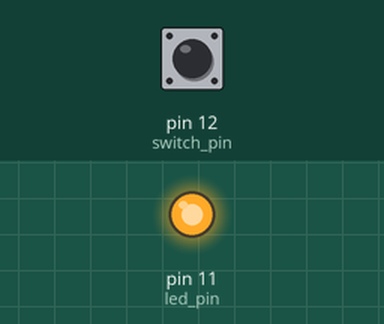
Simulated run of this program. Board: Raspberry Pi (header pin numbers). On the bench: output pins drawn as LEDs (lit = HIGH). The inputs (shaded band) are chosen by the test bench; at power-on: pin 12 (switch_pin) HIGH.

Above: at 1.2 s.
1.3 s: pin 12 (switch_pin) pulled LOW for 0.15 s
At 1.37 s:
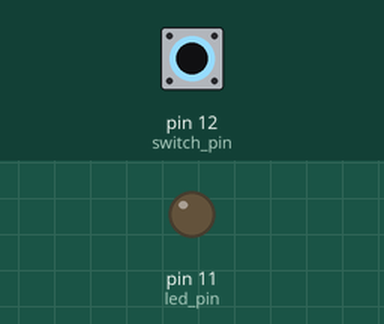
2.9 s: pin 12 (switch_pin) pulled LOW for 3.2 s
At 6.6 s:
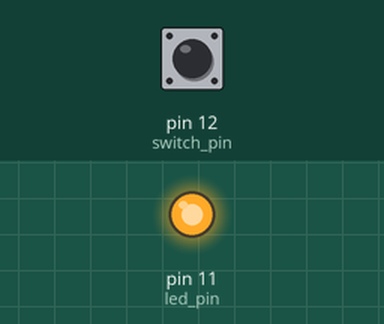
Timing chart, 0 to 8.1 s (numbered marks = the images above; inputs shaded):
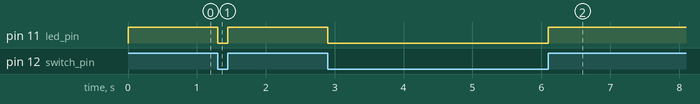

Measured:
- after the input at 1.3 s, pin 11 (led_pin): HIGH → LOW at once, → HIGH 0.15 s later
- after the input at 2.9 s, pin 11 (led_pin): HIGH → LOW at once, → HIGH 3.2 s later

The program:

btn_on.py
```python
import RPi.GPIO as GPIO

GPIO.setmode(GPIO.BOARD)

switch_pin = 12
led_pin = 11

GPIO.setup(switch_pin, GPIO.IN, pull_up_down=GPIO.PUD_UP)
GPIO.setup(led_pin, GPIO.OUT)

try:
  while True:
    led_state = GPIO.input(switch_pin)
    GPIO.output(led_pin, led_state)
except KeyboardInterrupt:
  pass
finally:
  GPIO.cleanup()
```
